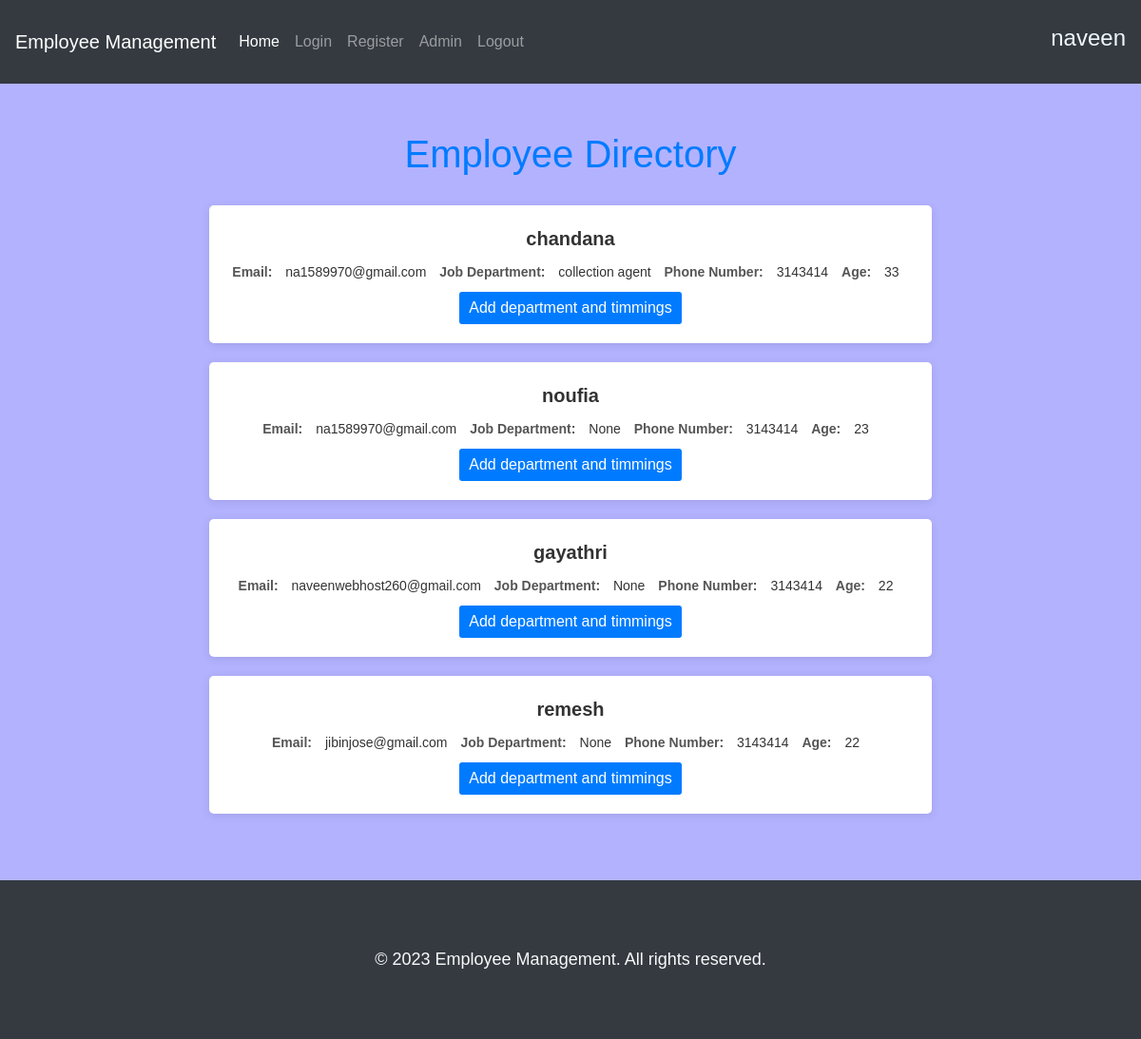
The page /viewAllEmployees (signed in) on the database its author committed.
### employapp/models.py (models this page shows, shortened)
class Employee(models.Model):
    connection=models.OneToOneField(User,on_delete=models.CASCADE)
    employee_name =models.CharField(max_length=50)
    email=models.CharField(max_length=100,null=True)
    job_department = models.ForeignKey(Job_department,on_delete=models.CASCADE,null=True)
    phone_number=models.IntegerField()
    age=models.IntegerField()
    address=models.CharField(max_length=100)
    date_of_birth=models.DateField()
    start_time = models.CharField(max_length=50,null=True)
    end_time = models.CharField(max_length=50,null=True)

class Job_department(models.Model):
    job_department_name = models.CharField(max_length=50)
    def __str__(self):
        return self.job_department_name

### employapp/views.py (the view)
# urls.py: path('viewAllEmployees',views.viewAllEmployees,name="viewAllEmployees"),
def viewAllEmployees(request):
     employees = Employee.objects.all()
     return render(request,"ViewAllEmployee.html",{"employees":employees})

### employapp/templates/ViewAllEmployee.html (shortened to what this page needs)
{% extends 'index.html' %}
{% load static %}
{% block content %}
</head>
<body>
    <div class="container">
        <h1>Employee Directory</h1>
        {% for user in employees %}
        <div class="employee-card">
            <div class="employee-name">{{user.employee_name}}</div>
            <div class="employee-details">
                <span class="label">Email:</span>
                <span class="value">{{user.email}}</span>
                <span class="label">Job Department:</span>
                <span class="value">{{user.job_department}}</span>
                <span class="label">Phone Number:</span>
                <span class="value">{{user.phone_number}}</span>
                <span class="label">Age:</span>
                <span class="value">{{user.age}}</span>
            </div>
           <a href="updateEmployeeProfile/{{user.id}}"> <button class="view-profile-btn">Add department and timmings</button></a>
        </div>
       {% endfor %}
    </div>
    {% endblock content %}

### employapp/templates/index.html (shortened to what this page needs)
<!DOCTYPE html>
{% load static %}
<html lang="en">
<head>
    <link rel="stylesheet" href="https://cdn.jsdelivr.net/npm/bootstrap@4.1.3/dist/css/bootstrap.min.css">
</head>
<body style="
background: #b3b2ff;
">
    <nav style="height: 88px;" class="navbar navbar-expand-lg navbar-dark bg-dark">
        <a class="navbar-brand" href="#">Employee Management</a>
        <div class="collapse navbar-collapse" id="navbarSupportedContent">
          <ul class="navbar-nav mr-auto">
            <li class="nav-item active">
              <a class="nav-link" href="">Home <span class="sr-only">(current)</span></a>
            </li>
            <li class="nav-item">
              <a class="nav-link" href="Slogin">Login</a>
            </li>
            <li class="nav-item">
                <a class="nav-link" href="Sregisteration">Register</a>
              </li>
              <li class="nav-item">
                <a class="nav-link" href="admin">Admin</a>
              </li>
              <li class="nav-item">
                <a class="nav-link" href="logout">Logout</a>
              </li>
          </ul>
          <form class="form-inline my-2 my-lg-0">
           <h4 style="
           color: aliceblue;
       ">{{user.username}}</h4>
          </form>
        </div>
      </nav>
        {% block content %}
        {% endblock content %}
        <footer class="footer">
            <div class="container">
                <p>&copy; 2023 Employee Management. All rights reserved.</p>
            </div>
        </footer>
      </body>
      </html>

### employapp/templates/index.html (style rules this page uses)
body { background-color: #f8f9fa; }
.container { max-width: 600px; margin: 0 auto; padding: 50px 20px; text-align: center; }
h1 { margin-bottom: 30px; }
p { font-size: 18px; margin-bottom: 20px; }
.footer { background-color: #343a40; color: #f8f9fa; padding: 20px 0; }
.footer p { margin-bottom: 0; }

### employapp/templates/ViewAllEmployee.html (style rules this page uses)
body { background-color: #f8f9fa; font-family: Arial, sans-serif; }
.container { max-width: 800px; margin: 0 auto; padding: 50px 20px; }
h1 { margin-bottom: 30px; color: #007bff; text-align: center; }
.employee-card { background-color: #fff; box-shadow: 0px 2px 10px rgba(0, 0, 0, 0.1); border-radius: 5px; padding: 20px; margin-bottom: 20px; }
.employee-name { font-weight: bold; color: #333; font-size: 20px; margin-bottom: 10px; }
.employee-details { color: #555; font-size: 14px; }
.employee-details span { display: inline-block; margin-right: 10px; }
.employee-details .label { font-weight: bold; }
.employee-details .value { color: #333; }
.view-profile-btn { display: inline-block; margin-top: 10px; background-color: #007bff; color: #fff; padding: 5px 10px; border: none; border-radius: 3px; cursor: pointer; }

### rows shown on the page
Employee: employee_name "chandana", email "na1589970@gmail.com", job_department "collection agent", phone_number "3143414", age "33"
Employee: employee_name "noufia", email "na1589970@gmail.com", job_department "None", phone_number "3143414", age "23"
Employee: employee_name "gayathri", email "naveenwebhost260@gmail.com", job_department "None", phone_number "3143414", age "22"
Employee: employee_name "remesh", email "jibinjose@gmail.com", job_department "None", phone_number "3143414", age "22"

### other values the page prints
{{ user.username }} "naveen"
